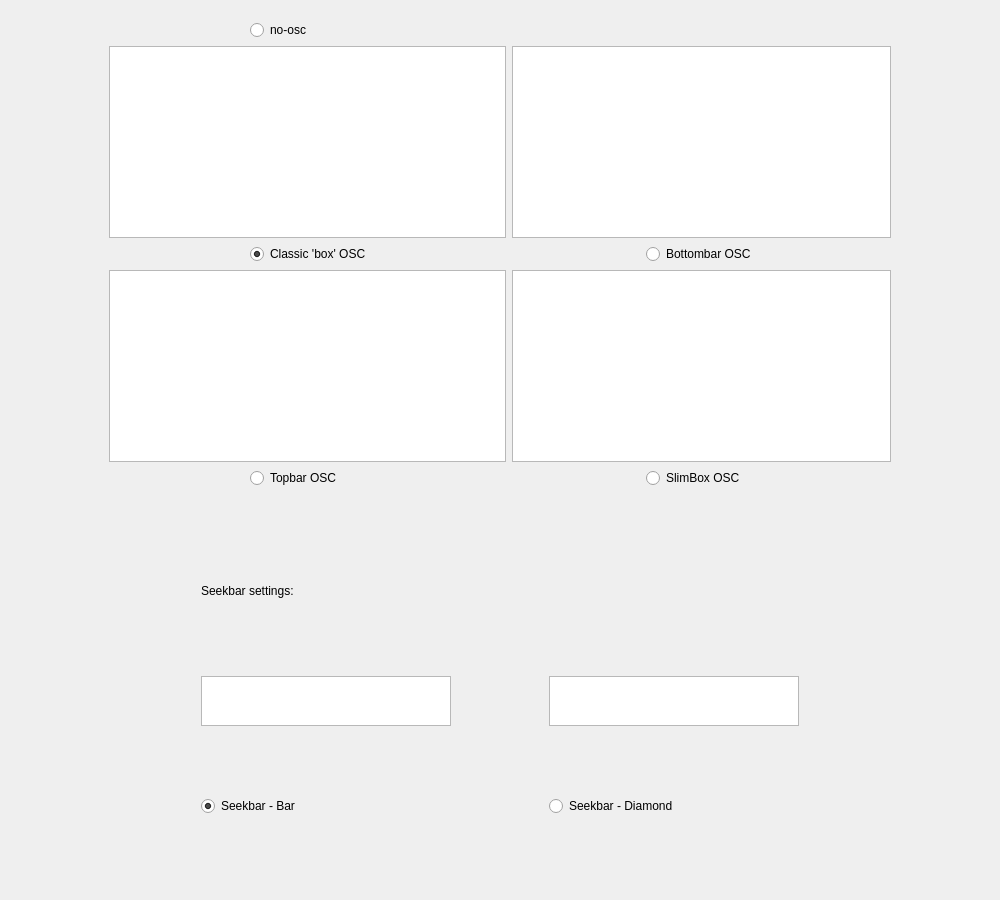
<?xml version="1.0" encoding="UTF-8"?>
<ui version="4.0">
 <class>tabosc</class>
 <widget class="QWidget" name="tabosc">
  <property name="geometry">
   <rect>
    <x>0</x>
    <y>0</y>
    <width>1000</width>
    <height>900</height>
   </rect>
  </property>
  <property name="windowTitle">
   <string>Form</string>
  </property>
  <layout class="QGridLayout" name="gridLayout">
   <property name="leftMargin">
    <number>100</number>
   </property>
   <property name="rightMargin">
    <number>100</number>
   </property>
   <property name="horizontalSpacing">
    <number>30</number>
   </property>
   <item row="5" column="0" colspan="6">
    <widget class="QWidget" name="widget" native="true">
     <layout class="QGridLayout" name="gridLayout_3">
      <item row="0" column="0">
       <widget class="QLabel" name="label_seekbar_settings">
        <property name="maximumSize">
         <size>
          <width>16777215</width>
          <height>30</height>
         </size>
        </property>
        <property name="text">
         <string>Seekbar settings:</string>
        </property>
       </widget>
      </item>
      <item row="1" column="0">
       <widget class="QGraphicsView" name="graphicsView_seekbar_bar">
        <property name="maximumSize">
         <size>
          <width>250</width>
          <height>50</height>
         </size>
        </property>
       </widget>
      </item>
      <item row="1" column="1">
       <widget class="QGraphicsView" name="graphicsView_seekbar_diamond">
        <property name="maximumSize">
         <size>
          <width>250</width>
          <height>50</height>
         </size>
        </property>
       </widget>
      </item>
      <item row="2" column="0">
       <widget class="QRadioButton" name="radio_seekbar_bar">
        <property name="text">
         <string>Seekbar - Bar</string>
        </property>
        <property name="checked">
         <bool>true</bool>
        </property>
        <property name="autoExclusive">
         <bool>true</bool>
        </property>
       </widget>
      </item>
      <item row="2" column="1">
       <widget class="QRadioButton" name="radio_seekbar_diamond">
        <property name="text">
         <string>Seekbar - Diamond</string>
        </property>
        <property name="autoExclusive">
         <bool>true</bool>
        </property>
       </widget>
      </item>
     </layout>
    </widget>
   </item>
   <item row="1" column="0" rowspan="3" colspan="6">
    <widget class="QWidget" name="widget_2" native="true">
     <layout class="QGridLayout" name="gridLayout_2">
      <item row="4" column="5">
       <widget class="QRadioButton" name="radio_preset_4">
        <property name="text">
         <string>SlimBox OSC</string>
        </property>
        <property name="autoExclusive">
         <bool>true</bool>
        </property>
       </widget>
      </item>
      <item row="2" column="4">
       <spacer name="horizontalSpacer_4">
        <property name="orientation">
         <enum>Qt::Horizontal</enum>
        </property>
        <property name="sizeHint" stdset="0">
         <size>
          <width>40</width>
          <height>20</height>
         </size>
        </property>
       </spacer>
      </item>
      <item row="2" column="5">
       <widget class="QRadioButton" name="radio_preset_2">
        <property name="text">
         <string>Bottombar OSC</string>
        </property>
        <property name="autoExclusive">
         <bool>true</bool>
        </property>
       </widget>
      </item>
      <item row="1" column="0" colspan="4">
       <widget class="QGraphicsView" name="graphicsview_box_osc"/>
      </item>
      <item row="3" column="0" colspan="4">
       <widget class="QGraphicsView" name="graphicsView_top_bar_osc"/>
      </item>
      <item row="2" column="0">
       <spacer name="horizontalSpacer">
        <property name="orientation">
         <enum>Qt::Horizontal</enum>
        </property>
        <property name="sizeHint" stdset="0">
         <size>
          <width>40</width>
          <height>20</height>
         </size>
        </property>
       </spacer>
      </item>
      <item row="2" column="6">
       <spacer name="horizontalSpacer_2">
        <property name="orientation">
         <enum>Qt::Horizontal</enum>
        </property>
        <property name="sizeHint" stdset="0">
         <size>
          <width>40</width>
          <height>20</height>
         </size>
        </property>
       </spacer>
      </item>
      <item row="2" column="3">
       <spacer name="horizontalSpacer_3">
        <property name="orientation">
         <enum>Qt::Horizontal</enum>
        </property>
        <property name="sizeHint" stdset="0">
         <size>
          <width>40</width>
          <height>20</height>
         </size>
        </property>
       </spacer>
      </item>
      <item row="4" column="2">
       <widget class="QRadioButton" name="radio_preset_3">
        <property name="text">
         <string>Topbar OSC</string>
        </property>
        <property name="autoExclusive">
         <bool>true</bool>
        </property>
       </widget>
      </item>
      <item row="1" column="4" colspan="3">
       <widget class="QGraphicsView" name="graphicsView_bottombar_osc"/>
      </item>
      <item row="3" column="4" colspan="3">
       <widget class="QGraphicsView" name="graphicsView_slim_box_osc"/>
      </item>
      <item row="2" column="2">
       <widget class="QRadioButton" name="radio_preset_1">
        <property name="text">
         <string>Classic 'box' OSC</string>
        </property>
        <property name="checkable">
         <bool>true</bool>
        </property>
        <property name="checked">
         <bool>true</bool>
        </property>
        <property name="autoRepeat">
         <bool>false</bool>
        </property>
        <property name="autoExclusive">
         <bool>true</bool>
        </property>
       </widget>
      </item>
      <item row="0" column="0">
       <spacer name="horizontalSpacer_5">
        <property name="orientation">
         <enum>Qt::Horizontal</enum>
        </property>
        <property name="sizeHint" stdset="0">
         <size>
          <width>40</width>
          <height>20</height>
         </size>
        </property>
       </spacer>
      </item>
      <item row="0" column="2">
       <widget class="QRadioButton" name="radio_no_osc">
        <property name="text">
         <string>no-osc</string>
        </property>
        <property name="autoExclusive">
         <bool>true</bool>
        </property>
       </widget>
      </item>
     </layout>
    </widget>
   </item>
  </layout>
 </widget>
 <resources/>
 <connections>
  <connection>
   <sender>radio_no_osc</sender>
   <signal>toggled(bool)</signal>
   <receiver>widget</receiver>
   <slot>setDisabled(bool)</slot>
   <hints>
    <hint type="sourcelabel">
     <x>490</x>
     <y>59</y>
    </hint>
    <hint type="destinationlabel">
     <x>470</x>
     <y>805</y>
    </hint>
   </hints>
  </connection>
 </connections>
</ui>
